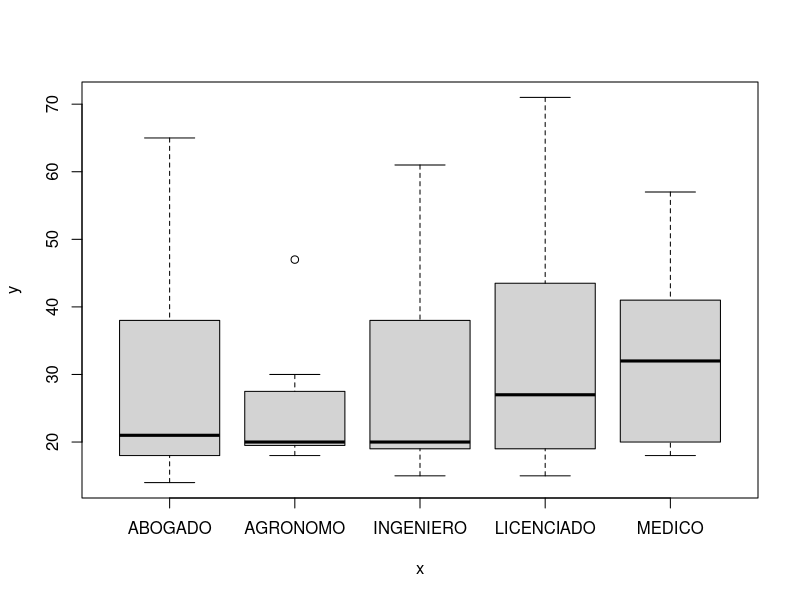
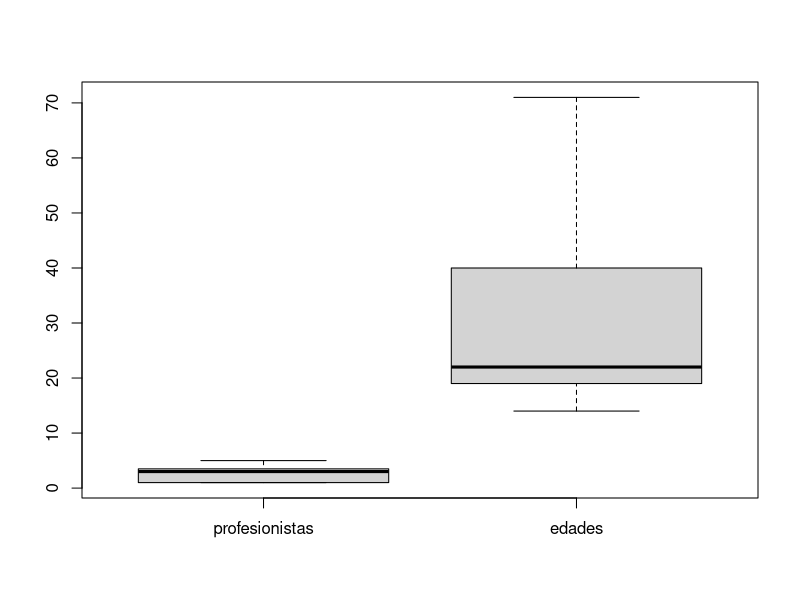
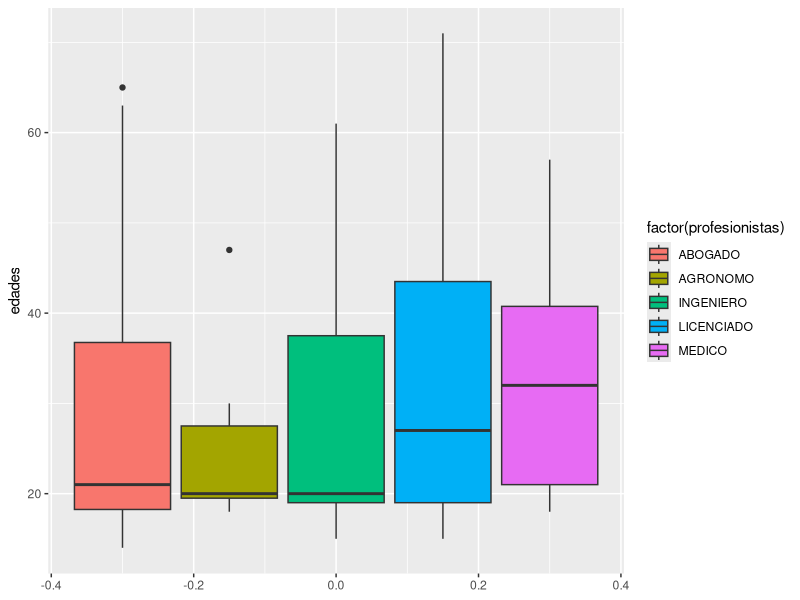

Recreate these plots in R, in order.
# Diagrama de caja o bigote con ggplot

# Construir los datos de personas profesiones y edades
edades1 <- round(rnorm(n = 50, mean = 18, sd = 2))
edades2 <- round(rnorm(n = 25, mean = 30, sd = 5))
edades3 <- round(rnorm(n = 25, mean = 50, sd = 10))

edades <- c(edades1, edades2, edades3)
edades

profesiones <- c("ABOGADO", "MEDICO", "INGENIERO", "LICENCIADO", "AGRONOMO")


profesionistas <- sample(x = profesiones, 
                         size = 100,prob = c(0.40, 0.10, 0.30, 0.15, 0.05), 
                         replace = TRUE)

personas <- data.frame(profesionistas, edades)
personas


# Factorizar profesionistas
personas$profesionistas <- factor(personas$profesionistas)


# Diagrama de caja

# Usando plot() paquete base
plot(x = personas$profesionistas, y = personas$edades)

library(ggplot2)

# Crear un diagrama de caja con plotplot

boxplot(x = personas) # del paquete base


ggplot(data = personas, mapping = aes(y = edades, 
                    fill=factor(profesionistas) ) ) +
  geom_boxplot()







